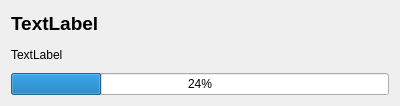
<?xml version="1.0" encoding="UTF-8"?>
<ui version="4.0">
 <class>ListItem</class>
 <widget class="QWidget" name="ListItem">
  <property name="geometry">
   <rect>
    <x>0</x>
    <y>0</y>
    <width>400</width>
    <height>106</height>
   </rect>
  </property>
  <property name="windowTitle">
   <string>Form</string>
  </property>
  <layout class="QVBoxLayout" name="verticalLayout_2">
   <item>
    <layout class="QVBoxLayout" name="verticalLayout">
     <item>
      <widget class="QLabel" name="title_label">
       <property name="font">
        <font>
         <pointsize>14</pointsize>
         <bold>true</bold>
        </font>
       </property>
       <property name="text">
        <string>TextLabel</string>
       </property>
      </widget>
     </item>
     <item>
      <widget class="QLabel" name="robot_label">
       <property name="text">
        <string>TextLabel</string>
       </property>
      </widget>
     </item>
     <item>
      <widget class="QProgressBar" name="progressBar">
       <property name="value">
        <number>24</number>
       </property>
      </widget>
     </item>
    </layout>
   </item>
  </layout>
 </widget>
 <resources/>
 <connections/>
</ui>
